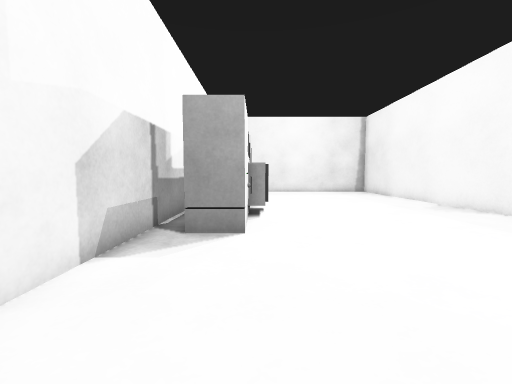
View 1 (above)

24 first-person views from a walk through a robot-simulator world made for Gazebo. The camera is 0.72 m above the floor, tilts 4° down and sees 90° across. The floor is counted in squares, 0.5 m on a side. Each view is taken from the middle of a square. On the plan, view 1 faces up. The plan holds only what a view shows up to about 13 squares ahead; the rest is blank. The place goes on beyond the plan.

View 2
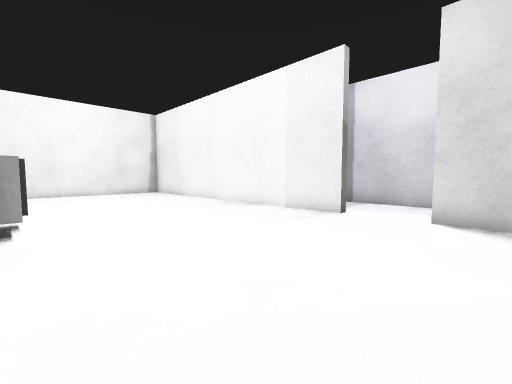

View 3
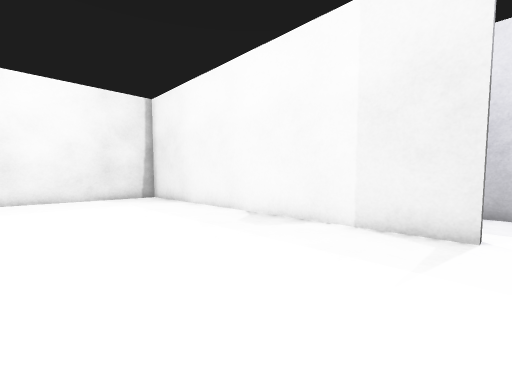

View 4
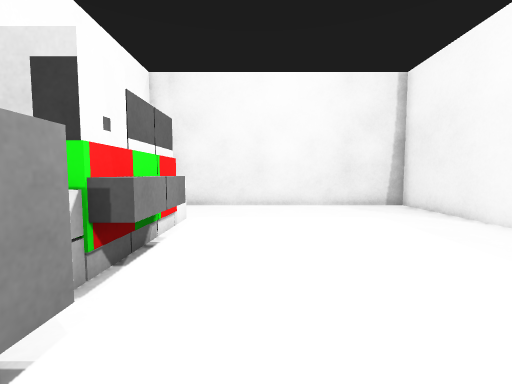

View 5
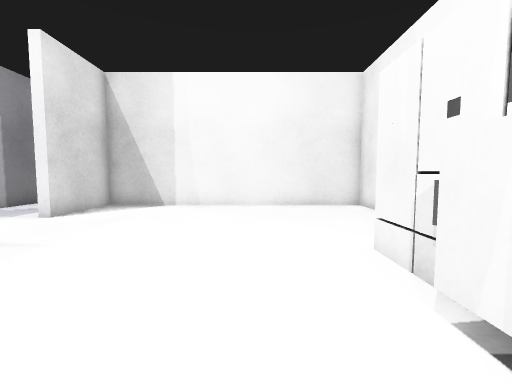

View 6
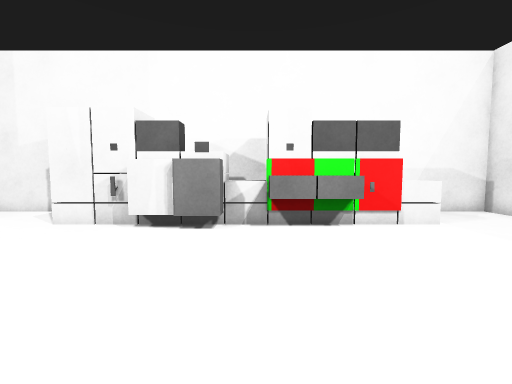

View 7
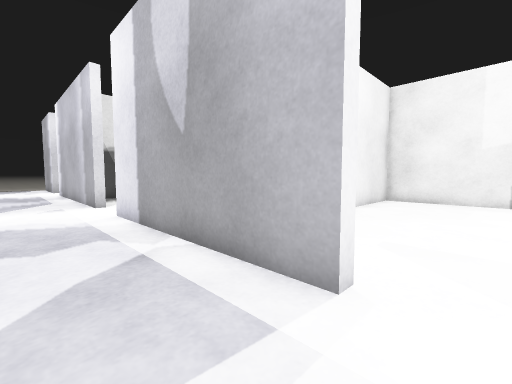

View 8
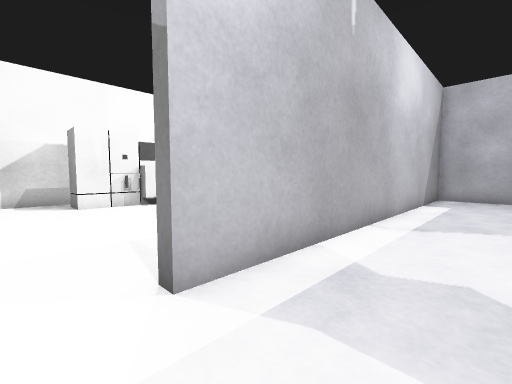

View 9
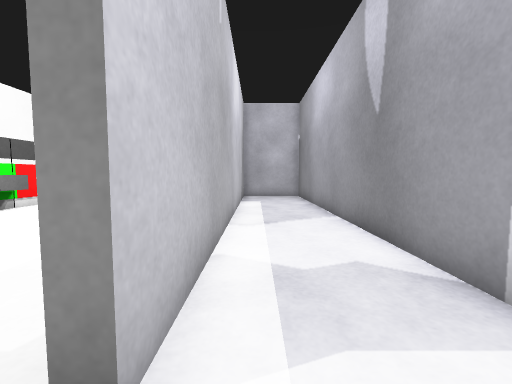

View 10
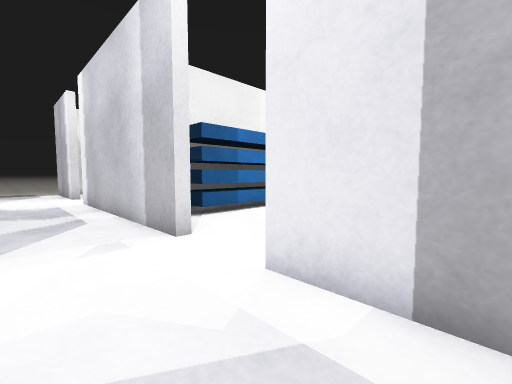

View 11
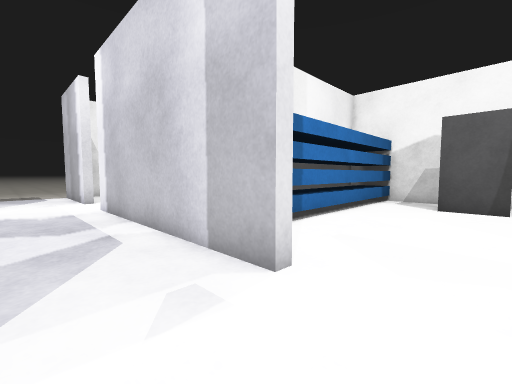

View 12
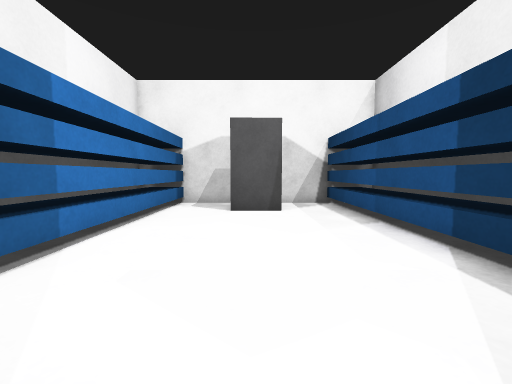

View 13
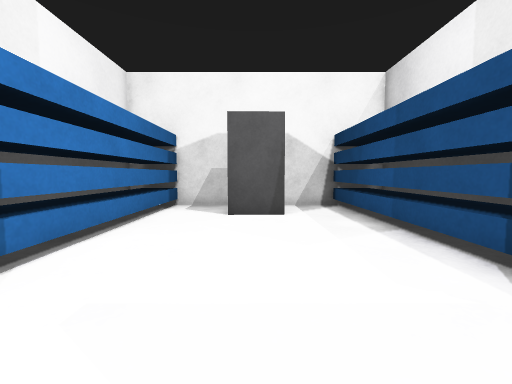

View 14
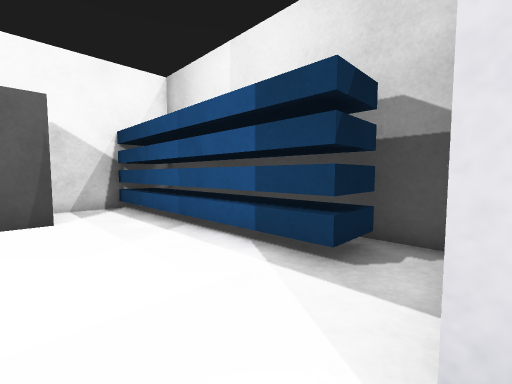

View 15
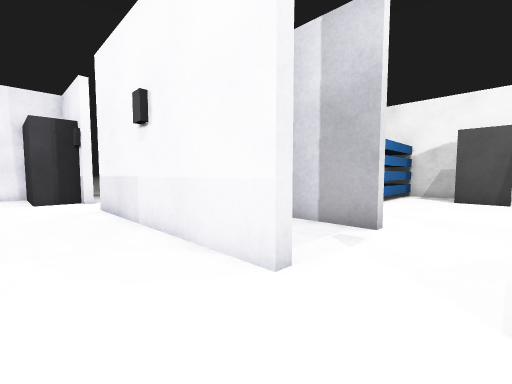

View 16
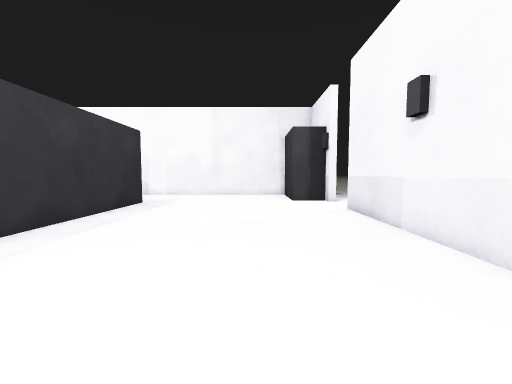

View 17
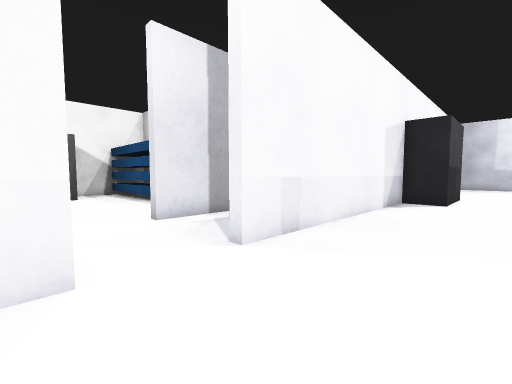

View 18
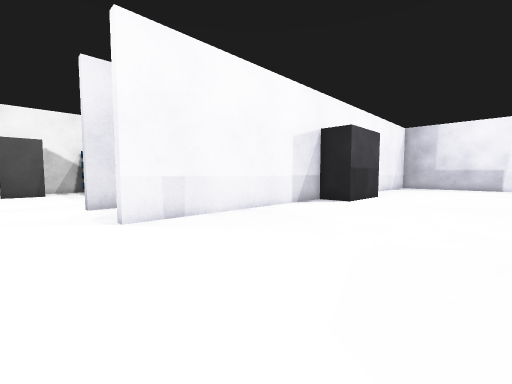

View 19
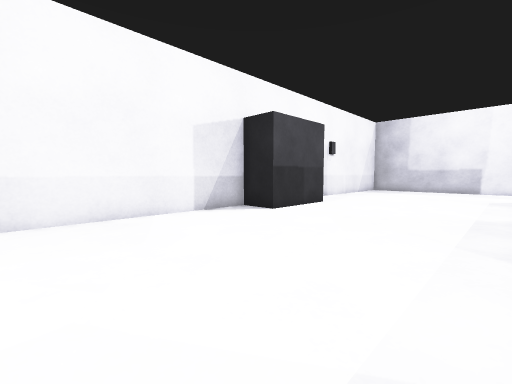

View 20
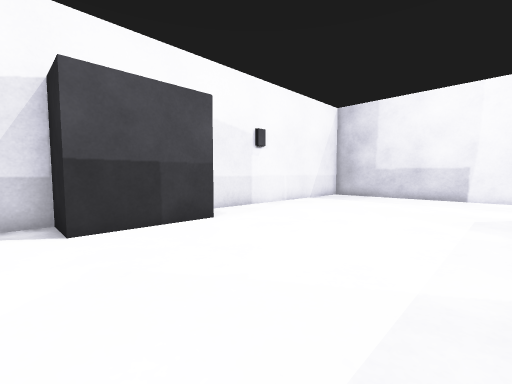

View 21
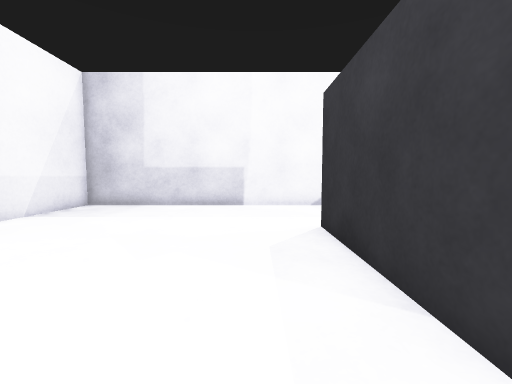

View 22
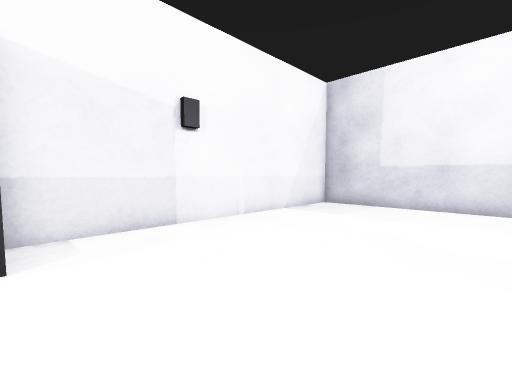

View 23
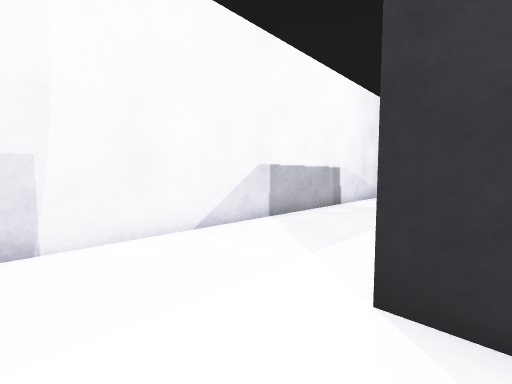

View 24
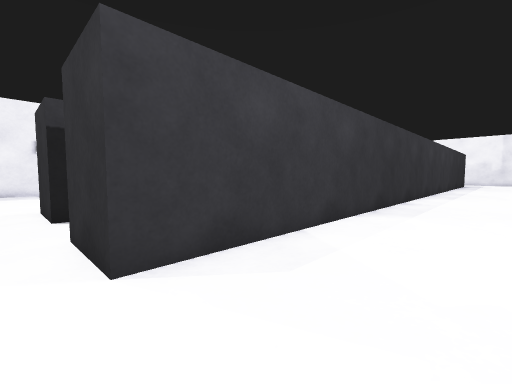

### Floor plan
Points are (right, up) in squares from view 1. A wall is a line through its corners. A room is listed if a view was taken in it or the views show most of it. See-through windows are left out.
Room 1 (views 1, 2, 3, 4, 5, 6)
walls: (9.2, 5.4) (8.8, 5.4) (8.8, 20.8) (-2.8, 20.8) (-2.8, 14.1); (-2.8, 12.5) (-2.8, -0.8) (8.8, -0.8) (8.8, 2.6) (9.2, 2.6); (-0.3, 17.4) (-0.3, 6.2) (-1.8, 6.2)
low walls: (0.5, 11.1) (0.5, 9.9); (0.3, 9.9) (0.3, 8.6); (0.5, 14.9) (0.5, 12.4)
ways out: opening at (9, 4) to room 2
Room 2 (views 7, 8, 9, 10, 11, 12)
walls: (12.8, -1.6) (12.8, 0.2); (9.2, 2.6) (9.2, -5.6); (12.8, 3.2) (12.8, 17.2); (13.2, -5.6) (12.8, -5.6); (9.2, -8.4) (9.2, -17.6); (12.8, -8.4) (13.2, -8.4); (9.2, -20.4) (9.2, -21.5); (12.8, -20.4) (13.5, -20.4); (9.2, 19.9) (9.2, 5.4); (12.1, 20.8) (10.1, 20.8)
ways out: opening at (9, 4) to room 1; opening at (9, -7) to room 3; opening at (13, -19.5) to room 4; opening at (13, -7) to room 4; opening at (9, -19.5)
Room 3 (views 13, 14)
walls: (8.8, -8.4) (9.2, -8.4); (9.2, -5.6) (8.8, -5.6); (-2.8, -8.2) (-2.8, -12.8) (6.2, -12.8); (8.2, -1.2) (-2.8, -1.2) (-2.8, -6)
ways out: opening at (9, -7) to room 2
objects: rack (-2, -12) to (7, -11); rack (-2, -3) to (7, -2)
Room 4 (views 15, 16, 17, 18, 19, 20, 21, 22, 23, 24)
walls: (22.8, 2.1) (22.8, 16) (25.6, 16); (15, 9.1) (15, 5) (13.2, 5) (13.2, -5.6); (13.2, -8.4) (13.2, -17.6); (13.4, 13.4) (13.4, 12.8); (13.4, -12.6) (13.4, -13.2); (28.4, 16) (29.5, 16); (22.8, -20) (22.8, -12.6); (29.5, 20.8) (13.2, 20.8) (13.2, 9); (13.2, -21) (15, -21) (15, -21.5)
ways out: opening at (13, -19.5) to room 2; opening at (13, -7) to room 2; opening at (27, 17)

Where each view was taken, in squares from view 1:
view 1: 0 up, 0 right, facing up
view 2: 1 up, 0 right, facing up-right
view 3: 5 up, 2 right, facing up-right
view 4: 9 up, 2 right, facing up
view 5: 11 up, 2 right, facing down
view 6: 12 up, 7 right, facing left
view 7: 4 up, 12 right, facing down-left
view 8: 4 up, 12 right, facing up-left
view 9: 4 up, 10 right, facing up
view 10: 3 down, 12 right, facing down-left
view 11: 6 down, 12 right, facing down-left
view 12: 7 down, 10 right, facing left
view 13: 7 down, 9 right, facing left
view 14: 7 down, 9 right, facing up-left
view 15: 6 down, 16 right, facing down-left
view 16: 7 down, 17 right, facing down
view 17: 9 down, 17 right, facing up-left
view 18: 8 down, 21 right, facing up-left
view 19: 3 down, 22 right, facing up-left
view 20: 4 up, 22 right, facing up-left
view 21: 9 up, 21 right, facing up
view 22: 9 up, 20 right, facing up-left
view 23: 15 up, 20 right, facing up-right
view 24: 17 up, 19 right, facing down-right
